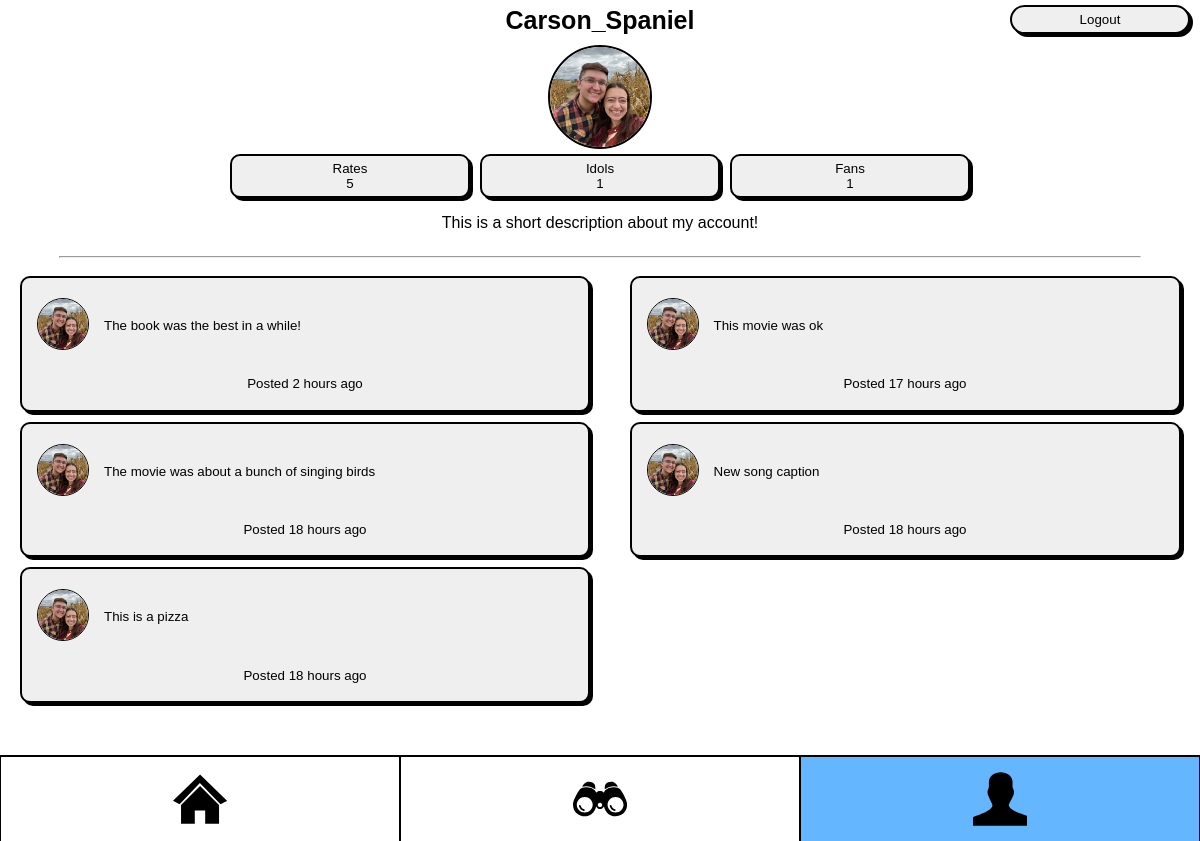
/profile/ (signed in), run on the app's committed database.
### friends_haven_app/models.py (models this page shows, shortened)
class Profile(models.Model):
    user = models.OneToOneField(User, on_delete=models.CASCADE)
    profile_picture = models.ImageField(upload_to='profilePictures/', default=None, null=True, blank=True)
    description = models.TextField(max_length=200, default=None, null=True, blank=True)
    rates = models.IntegerField(default=0, null=True, blank=True)
    idolNum = models.IntegerField(default=0, null=True, blank=True)
    fanNum = models.IntegerField(default=0, null=True, blank=True)
    idols = models.CharField(max_length=50000,default=0, null=True, blank=True)
    fans = models.CharField(max_length=50000,default=0, null=True, blank=True)
    def __str__(self):
        return f'{self.user.username}'

class Post(models.Model):
    item_name = models.CharField(max_length=100)
    image = models.ImageField(upload_to='posts/', default=None, null=True, blank=True)
    creator = models.ForeignKey(Profile, on_delete=models.CASCADE)
    rate = models.IntegerField(default=0, validators=[MinValueValidator(0), MaxValueValidator(5)])
    caption = models.CharField(max_length=100)
    description = models.TextField(max_length=200)
    timestamp = models.DateTimeField(auto_now_add=True)
    category = models.ForeignKey(Category, on_delete=models.CASCADE, default=None, null=True,)
    community_rate = models.IntegerField(default=0)
    sections = models.CharField(max_length=5000, null= True, blank=True)
    answers = models.CharField(max_length=5000, null= True, blank=True)
    def getSections(self):
        return json.loads(self.sections)
    def getAnswers(self):
        return json.loads(self.answers)
    def time_ago(self):
        current_time = datetime.now(timezone.utc)
        time_difference = current_time - self.timestamp.replace(tzinfo=timezone.utc)
        hours, remainder = divmod(time_difference.seconds, 3600)
        minutes, seconds = divmod(remainder, 60)
        if hours == 1:
            return f"{hours} hour ago"
        if hours > 1:
            return f"{hours} hours ago"
        elif minutes == 1:
            return f"{minutes} minute ago"
        elif minutes > 1:
            return f"{minutes} minutes ago"
        elif seconds == 1:
            return f"{seconds} second ago"
        else:
            return f"{seconds} seconds ago"

### friends_haven_app/views.py (the view)
# urls.py: path('profile/',views.profile, name='profile'),
@login_required(login_url='/')
def profile(request):
    profileView = True
    userProfile = Profile.objects.get(user=request.user)
    posts = Post.objects.all().filter(creator=userProfile).order_by('-timestamp')
    left = posts[0::2]
    right = posts[1::2]
    data = {
        'userProfile': userProfile,
        'left': left,
        'right': right,
        'profileView': profileView,
        'accessProfile': userProfile,
    }
    return render(request, 'profile.html', data)

### friends_haven_app/templates/profile.html (shortened to what this page needs)
{% extends "base.html" %}
{% load static %}
{% block content %}
<head>
    <link rel="stylesheet" type="text/css" href="{% static 'css/home.css' %}">
    <link rel="stylesheet" type="text/css" href="{% static 'css/profile.css' %}">
</head>
<body>
    <h1>{{ userProfile.user.username}}</h1>
    <div class="section column">
        <div class="profTop column">
            {% if userProfile.profile_picture %}
                <img class="profilePicTop profilePic" src="{{ userProfile.profile_picture.url }}" width="100%" height="100%">
            {% else %}
                <img class="profilePicTop profilePic" src="{% static 'images/default.jpg' %}" width="100%" height="100%">
            {% endif %}
            <div class="profInfo column">
                <div class="infoTop row">
                    <button class="rate column info">
                        <p class="infoName">Rates</p>
                        <p class="rateNum num">{{ userProfile.rates}}</p>
                    </button>
                    {% if anonymous %}
                        <a href="/account/{{userProfile.user.username}}/idols">
                            <button class="idol column info">
                                <p class="infoName">Idols</p>
                                <p class="idolNum num">{{ userProfile.idolNum}}</p>
                            </button>
                        </a>
                        <a href="/account/{{userProfile.user.username}}/fans">
                            <button class="fan column info">
                                <p class="infoName">Fans</p>
                                <p class="fanNum num">{{ userProfile.fanNum}}</p>
                            </button>
                        </a>
                    {% else %}
                        <a href="/profile/idols">
                            <button class="idol column info">
                                <p class="infoName">Idols</p>
                                <p class="idolNum num">{{ userProfile.idolNum}}</p>
                            </button>
                        </a>
                        <a href="/profile/fans">
                            <button class="fan column info">
                                <p class="infoName">Fans</p>
                                <p class="fanNum num">{{ userProfile.fanNum}}</p>
                            </button>
                        </a>
                    {% endif %}
                </div>
                <div class="infoBottom row">
                    {% if userProfile.description %}
                        <p>{{ userProfile.description }}</p>
                    {% else %}
                        <p>No Description</p>
                    {% endif %}
                </div>
            </div>
        </div>
        <hr>
        <div class="rates">
            {% include 'items.html' %}
        </div>
    </div>
</body>
{% endblock %}

### friends_haven_app/templates/items.html (shortened to what this page needs)
{% load static %}
<div class="cols">
    {% if left %}
        <div class="colLeft col">
            {% for post in left %}
                <button class="item" onclick="enlarge(this)">
                    <div class="capCon">
                        <a href="/account/{{post.creator}}" class="profileLink">
                            {% if post.creator.profile_picture %}
                                <img class="profilePic" src="{{ post.creator.profile_picture.url }}" width="100%" height="100%">
                            {% else %}
                                <img class="profilePic" src="{% static 'images/default.jpg' %}" width="100%" height="100%">
                            {% endif %}
                        </a>
                        <p class="caption">{{ post.caption }}</p>
                    </div>
                    <p>Posted {{ post.time_ago }}</p>
                </button>
            {% endfor %}
        </div>
        <div class="colRight col">
            {% for post in right %}
                <button class="item" onclick="enlarge(this)">
                    <div class="capCon">
                        <a href="/account/{{post.creator}}">
                            {% if post.creator.profile_picture %}
                                <img class="profilePic" src="{{ post.creator.profile_picture.url }}" width="100%" height="100%">
                            {% else %}
                                <img class="profilePic" src="{% static 'images/default.jpg' %}" width="100%" height="100%">
                            {% endif %}
                        </a>
                        <p class="caption">{{ post.caption }}</p>
                    </div>
                    <p>Posted {{ post.time_ago }}</p>
                </button>
            {% endfor %}
        </div>
    {% else %}
        <button class="item">
            <p class="caption post">No posts yet.<br>Get the party started!</p>
        </button>
    {% endif %}
</div>

### friends_haven_app/static/css/base.css (style rules this page uses)
:root { --background: white; --background-hover: rgb(244, 244, 244); --font-color: black; --font: 'Poppins', sans-serif }
* { font-family: var(--font); }
body *, body { max-width: 1200px; }
body { margin: 0 auto; background-color: var(--background); }

### friends_haven_app/static/css/home.css (style rules this page uses)
:root { --itemHeight: 300px; }
.section { display: flex; justify-content: center; align-items: center; flex-direction: column; margin: 35px 0; }
div.cols { display: flex; flex-direction: row; align-items: start; justify-content: start; width: 100vw; }
div.cols div.col { display: flex; flex-direction: column; align-items: center; justify-content: start; flex-grow: 1; height: 100%; min-width: 125px; max-width: 50vw; margin: 5px; }
div.section div button { width: 95%; margin: 5px; border: 2px black solid; box-shadow: 3px 3px 0px black; border-radius: 10px; }
div.cols a { margin: 5px; position: relative; z-index: 10; }
h1 { position: absolute; top: 20px; left: 50%; transform: translate(-50%,-50%); text-align: center; font-size: 25px; width: 100vw; margin: 0; }
.item { display: flex; flex-direction: column; justify-content: start; align-items: center; padding: 5px; transition: .5s all ease-out; }
.capCon { display: flex; justify-content: start; align-items: center; padding-top: 5px; width: 100%; }
.profilePic { border: 1px solid black; border-radius: 50%; margin: 5px; max-width: 50px; max-height: 50px; aspect-ratio: 1; object-fit: cover; object-position: center center; }
.caption { margin: 0; width: 80%; color: var(--font-color); text-align: left; padding: 5px; }

### friends_haven_app/static/css/profile.css (style rules this page uses)
.row { display: flex; justify-content: center; align-items: center; }
.column { display: flex; justify-content: center; align-items: center; flex-direction: column; }
.profilePicTop { width: unset; margin: unset; max-width: 100px; max-height: 100px; border: 2px solid black; }
.profTop { padding-top: 10px; width: 100vw; }
div.section div button.info { margin: 0 5px; width: 20vw; padding: 5px; }
.info p { margin: 0; }
.profInfo { margin-top: 5px; }
.profInfo a { text-decoration: none; }
hr { width: 90vw; }

### data on the page
Profile: user.username "Carson_Spaniel", profile_picture (picture), rates "5", idolNum "1", fanNum "1", description "This is a short description about my account!"
Post: creator.profile_picture (picture), caption "The book was the best in a while!", time_ago "2 hours ago"
Post: creator.profile_picture (picture), caption "The movie was about a bunch of singing birds", time_ago "18 hours ago"
Post: creator.profile_picture (picture), caption "This is a pizza", time_ago "18 hours ago"
Post: creator.profile_picture (picture), caption "This movie was ok", time_ago "17 hours ago"
Post: creator.profile_picture (picture), caption "New song caption", time_ago "18 hours ago"
